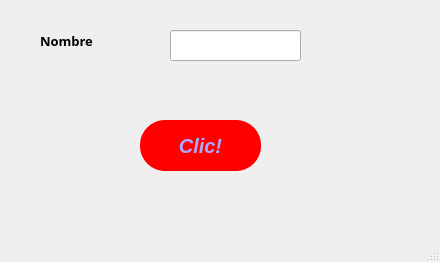
<?xml version="1.0" encoding="UTF-8"?>
<ui version="4.0">
 <class>MainWindow</class>
 <widget class="QMainWindow" name="MainWindow">
  <property name="geometry">
   <rect>
    <x>0</x>
    <y>0</y>
    <width>440</width>
    <height>262</height>
   </rect>
  </property>
  <property name="windowTitle">
   <string>MainWindow</string>
  </property>
  <widget class="QWidget" name="centralwidget">
   <widget class="QPushButton" name="btnsaludar">
    <property name="geometry">
     <rect>
      <x>140</x>
      <y>120</y>
      <width>121</width>
      <height>51</height>
     </rect>
    </property>
    <property name="font">
     <font>
      <pointsize>15</pointsize>
      <weight>75</weight>
      <italic>true</italic>
      <bold>true</bold>
     </font>
    </property>
    <property name="styleSheet">
     <string notr="true">color: rgb(85, 255, 255);
background-color: rgb(255, 0, 0);
selection-background-color: rgb(170, 170, 255);
color: rgb(170, 170, 255);
border-radius: 25px;
</string>
    </property>
    <property name="text">
     <string>Clic!</string>
    </property>
   </widget>
   <widget class="QLabel" name="label">
    <property name="geometry">
     <rect>
      <x>40</x>
      <y>30</y>
      <width>91</width>
      <height>21</height>
     </rect>
    </property>
    <property name="font">
     <font>
      <family>Yu Gothic UI Semilight</family>
      <pointsize>10</pointsize>
      <weight>75</weight>
      <bold>true</bold>
     </font>
    </property>
    <property name="text">
     <string>Nombre</string>
    </property>
   </widget>
   <widget class="QLineEdit" name="Txt_nombre">
    <property name="geometry">
     <rect>
      <x>170</x>
      <y>30</y>
      <width>131</width>
      <height>31</height>
     </rect>
    </property>
   </widget>
  </widget>
  <widget class="QMenuBar" name="menubar">
   <property name="geometry">
    <rect>
     <x>0</x>
     <y>0</y>
     <width>440</width>
     <height>18</height>
    </rect>
   </property>
  </widget>
  <widget class="QStatusBar" name="statusbar"/>
 </widget>
 <resources/>
 <connections/>
</ui>
